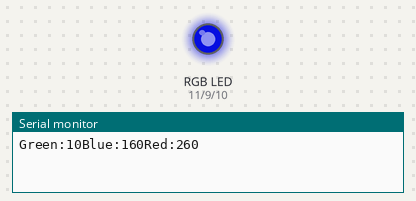
Simulated run of this sketch. Board: Arduino Uno, built with avr-gcc and run on an emulated ATmega328P. On the bench: an RGB LED mixed from three pins (HIGH = lit), the last lines printed to the serial monitor. Dim RGB values are drawn brighter than linear.

Above: at 0.05 s.
At 0.35 s:
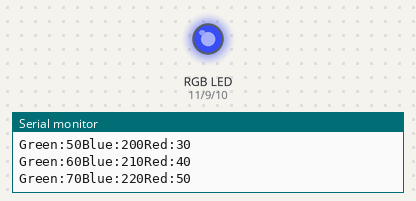
At 0.7 s:
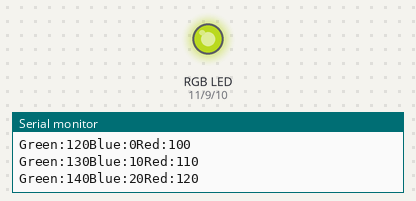
At 1.0 s:
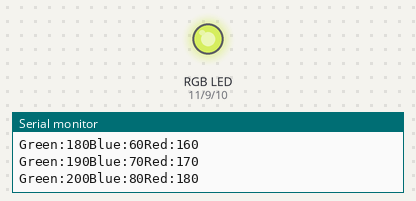
At 1.25 s:
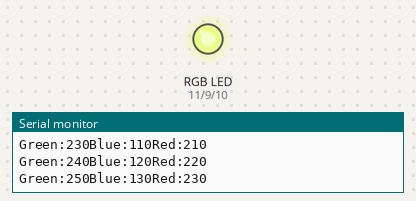
At 1.35 s:
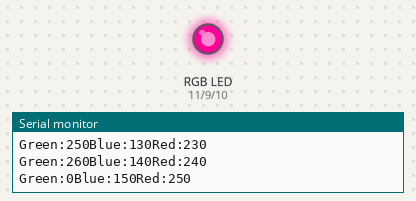
Timing chart, 0 to 3.1 s (numbered marks = the images above):
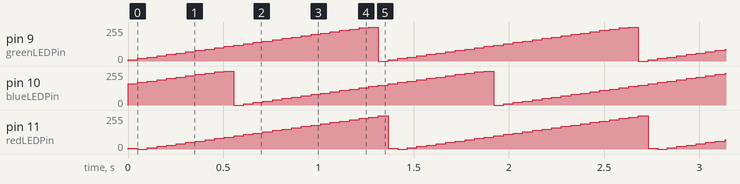

The sketch:

clour_mixing_lamp.ino
```cpp
const int greenLEDPin = 9;
const int  blueLEDPin = 10;
const int   redLEDPin = 11;

const int  greenSensorPin = A0;
const int   blueSensorPin = A1;
const int    redSensorPin = A2;

int greenValue = 0;
int  blueValue = 0;
int   redValue = 0;

int greenSensorValue = 0;
int  blueSensorValue = 150;
int   redSensorValue = 250;

void setup(){


  Serial.begin(9600);

  pinMode(greenLEDPin,OUTPUT);
  pinMode(blueLEDPin ,OUTPUT);
  pinMode(redLEDPin  ,OUTPUT);


}

void loop() {
  //greenSensorValue = analogRead(greenSensorPin);
  //delay(5);
  //blueSensorValue  = analogRead(blueSensorPin);
  //delay(5);
  //redSensorValue   = analogRead(redSensorPin);
  //delay(5);

  if ( greenSensorValue > 254 ) {
    greenSensorValue = 0 ;
  } else {
    greenSensorValue = greenSensorValue + 10;
  }

  if ( blueSensorValue > 254 ) {
    blueSensorValue = 0;
  } else {
    blueSensorValue  = blueSensorValue + 10;
  };

  if ( redSensorValue > 254 ) {
    redSensorValue = 0;
  } else {
    redSensorValue   = redSensorValue + 10;
  }

  Serial.print("Green:");
  Serial.print(greenSensorValue);
  Serial.print("Blue:");
  Serial.print(blueSensorValue);
  Serial.print("Red:");
  Serial.print(redSensorValue);
  Serial.print("\n");

  //greenValue = greenSensorValue/4;
  //blueValue  = blueSensorValue/4;
  //redValue   = redSensorValue/4;

  analogWrite(greenLEDPin, greenSensorValue);
  analogWrite(blueLEDPin,  blueSensorValue);
  analogWrite(redLEDPin,   redSensorValue);

  delay (50);
}
```

Measured:
- by itself, pin 9 (greenLEDPin), pin 10 (blueLEDPin): ramps from 0/255 to 255/255 and jumps back, once every 1.4 s
